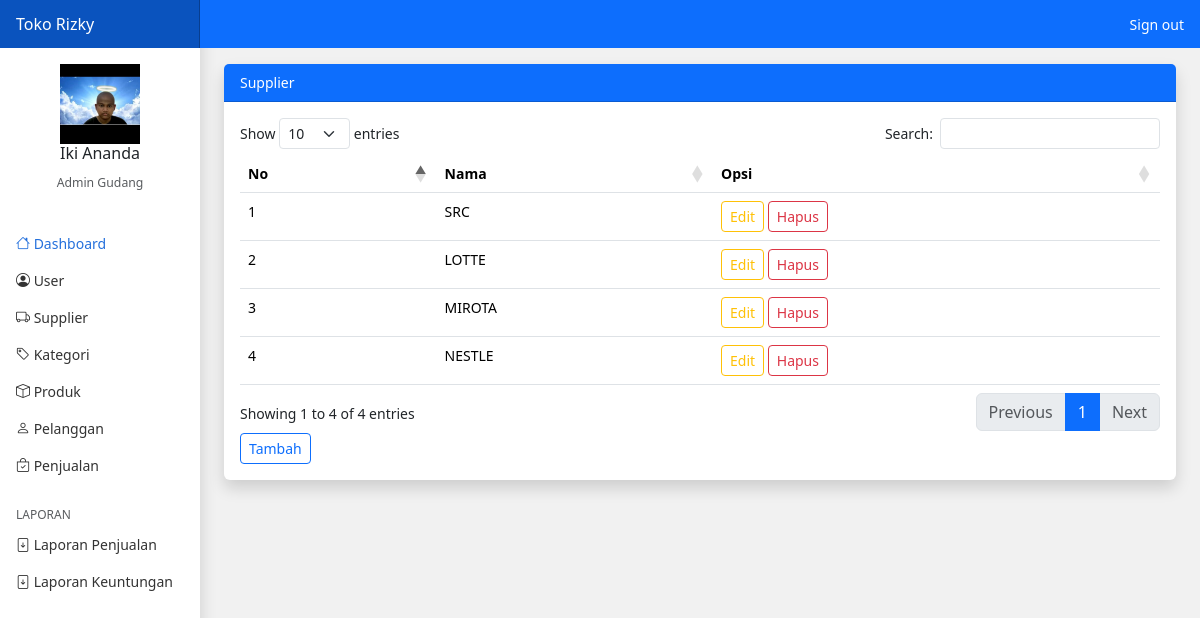
The page /gudang/index.php?page=supplier (signed in) on the database its author committed.
### tables this page shows
CREATE TABLE `supplier` (
  `id_supplier` int(11) NOT NULL,
  `id_toko` int(11) NOT NULL,
  `nama_supplier` varchar(225) NOT NULL
);

### gudang/supplier.php (the view)
<?php
$id_toko =$_SESSION['user']['id_toko'];
$supplier = array();
$ambil = $koneksi->query("SELECT * FROM supplier WHERE id_toko ='$id_toko'");
while($tiap = $ambil->fetch_assoc())
{
    $supplier[] = $tiap;
}
?>
<div class="card border-0 shadow">
    <div class="card-header bg-primary text-white">Supplier</div>
    <div class="card-body">
        <table class="table" id="example">
            <thead>
                <tr>
                    <th>No</th>
                    <th>Nama</th>
                    <th>Opsi</th>
                </tr>
            </thead>
            <tbody>
                <?php foreach ($supplier as $key => $value): ?>
                <tr>
                    <td><?php echo $key +1 ?></td>
                    <td><?php echo $value["nama_supplier"] ?></td>
                    <td>
                        <a class="btn btn-outline-warning btn-sm" href="index.php?page=supplier_edit&id=<?php echo $value["id_supplier"] ?>">Edit</a>
                        <a class="btn btn-outline-danger btn-sm" href="index.php?page=supplier_hapus&id=<?php echo $value["id_supplier"] ?>">Hapus</a>
                    </td>
                </tr>
                <?php endforeach ?>
            </tbody>
        </table>
        <a class="btn btn-outline-primary btn-sm" href="index.php?page=supplier_tambah">Tambah</a>
    </div>
</div>

### assets/css/dashboard.css (style rules this page uses)
body { font-size: .875rem; }

### rows shown on the page
supplier: nama_supplier "SRC"
supplier: nama_supplier "LOTTE"
supplier: nama_supplier "MIROTA"
supplier: nama_supplier "NESTLE"

### other values the page prints
$_SESSION['user']['nama_user'] "Iki Ananda"
